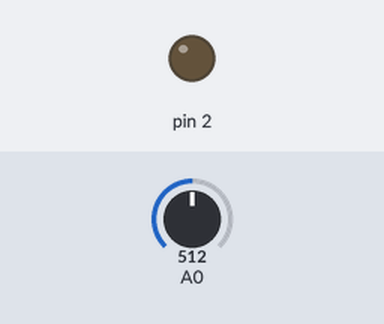
Bench run of a sketch on a simulated Arduino Uno, built with avr-gcc and run on an emulated ATmega328P. On the bench: output pins drawn as LEDs (lit = HIGH). Inputs (shaded band) come from the test bench; at power-on: A0 = 512. What the sketch prints to the serial monitor is not drawn.

Above: at 1.2 s.
1.3 s: A0 set to 1003
2.8 s: A0 set to 1021
At 3.7 s:
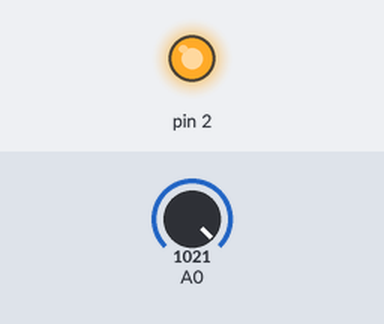
4.4 s: A0 set to 900
At 5.0 s:
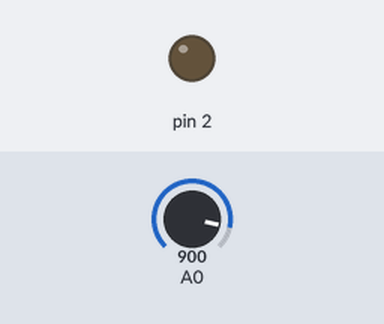
7.4 s: A0 set to 1023
At 8.7 s:
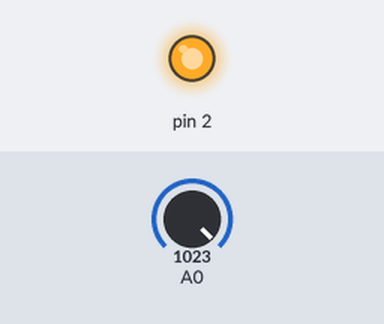
Timing chart, 0 to 10.0 s (numbered marks = the images above; inputs shaded):
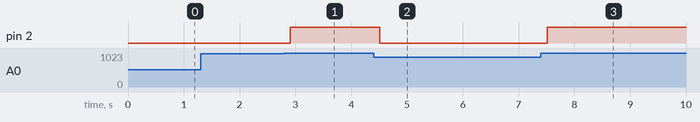

The sketch:

2assignment.ino
```cpp
int switch1val;
int switch2val;
int switch3val;

void setup() {
  //start serial connection
  Serial.begin(9600);
  //configure pins as inputs and enable the internal pull-up resistor
  //this helps to simpify the physical circuit
  pinMode(1, INPUT_PULLUP);
  pinMode(3, INPUT_PULLUP);
  pinMode(4, INPUT_PULLUP);
  pinMode(2, OUTPUT);

}

void loop() {
  // read the switch value
  switch1val = analogRead(0);
  // print out the switch value
  Serial.print(switch1val);
  // print a comma to separate the values
  Serial.print(",");


  delay(100); // the delay is necessary for the serial communication
if (switch1val>1020) {
  digitalWrite(2, HIGH);    // turn the LED off by making the voltage LOW
  delay(100);
} else {
    digitalWrite(2, LOW);    // turn the LED off by making the voltage LOW
  delay(100);

}
//  // Turn on the built in LED any time any of the switches are activated
//  if (switch1val == LOW || switch2val == LOW || switch3val == LOW) {
//    digitalWrite(2, HIGH);
//  } else {
//    digitalWrite(2, LOW);
//  }
}
```

Measured:
- the behaviour switches between 1020 and 1021 on A0 (found by bisection; images 0 and 1)
- after the input at 1.3 s, every drawn part: stays the same
- after the input at 2.8 s, pin 2: LOW → HIGH after 0.10 s
- after the input at 4.4 s, pin 2: HIGH → LOW after 0.11 s
- after the input at 7.4 s, pin 2: LOW → HIGH after 0.11 s
